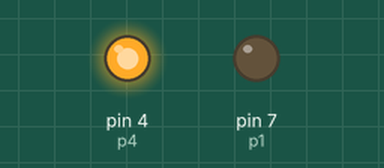
Bench run of a sketch on a simulated Arduino Uno, built with avr-gcc and run on an emulated ATmega328P. Shown: output pins drawn as LEDs (lit = HIGH).

Above: at 0.1 s.
Timing chart, 0 to 1.6 s (numbered marks = the images above):
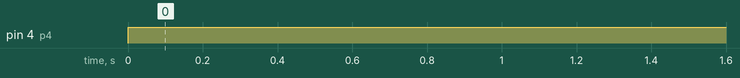

Measured:
- by itself, pin 4 (p4): LOW → HIGH at 0.00 s

The sketch:

RGB_Test.ino
```cpp
int p1 = 7;
int p2 = 6;
int p3 = 5;
int p4 = 4;

void setPins(int on, int off, int input1, int input2)
{
  pinMode(on, OUTPUT);
  digitalWrite(on, HIGH);

  pinMode(off, OUTPUT);
  digitalWrite(off, LOW);

  pinMode(input1, INPUT);
  pinMode(input2, INPUT);

  delay(200);
}

void setup()
{
  pinMode(p1, INPUT);
  pinMode(p2, INPUT);
  pinMode(p3, INPUT);
  pinMode(p4, INPUT);
}

void loop()
{
/*
  pinMode(p1, OUTPUT);
  digitalWrite(p1, HIGH);

  pinMode(p4, OUTPUT);
  digitalWrite(p4, LOW);

  pinMode(p2, INPUT);
  pinMode(p3, INPUT);

  delay(200);
*/

  pinMode(p4, OUTPUT);
  digitalWrite(p4, HIGH);

  pinMode(p1, OUTPUT);
  digitalWrite(p1, LOW);

  pinMode(p2, INPUT);
  pinMode(p3, INPUT);

  delay(200);
}
```
